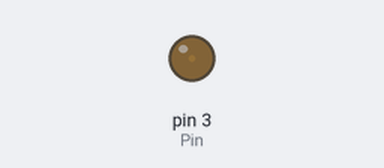
The sketch below on a simulated Arduino Uno, built with avr-gcc and run on an emulated ATmega328P. Shown: output pins drawn as LEDs (lit = HIGH).

Above: at 0.05 s.
At 1.15 s:
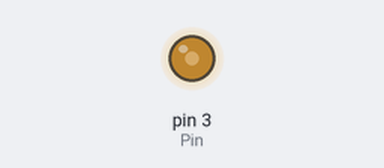
At 2.3 s:
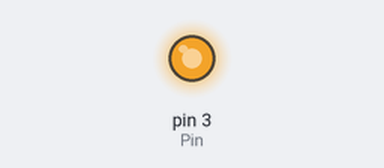
At 4.55 s:
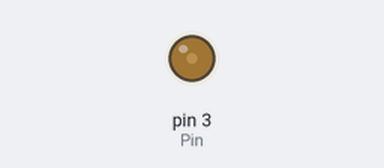
Timing chart, 0 to 6.6 s (numbered marks = the images above):
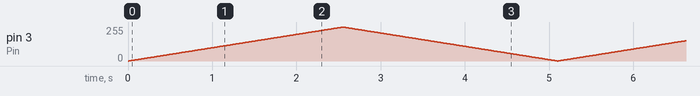

The sketch:

Fading.ino
```cpp
int Pin = 3;    // LED connected to digital pin 9
int x = 0;
int done = true;
void setup() {
  pinMode(Pin, OUTPUT);
}

void loop() {
  delay(10);
  if (done == true) {
    x++;
    if (x >= 255) {
      done=false;
    }
  }
  if (done == false) {
    x--;
    if (x <=0) {
      done=true;
    }
  }
  analogWrite(Pin, x);//0-255
}
```
